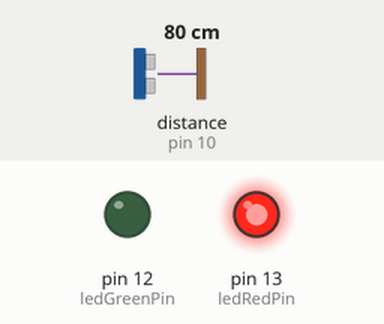
Bench run of a sketch on a simulated Arduino Uno, built with avr-gcc and run on an emulated ATmega328P. Shown: output pins drawn as LEDs (lit = HIGH). Wiring (inferred from the names in the program): ultrasonic range finder: trigger pin 9; echo pin 10. The test bench sets the inputs (shaded band); at power-on: distance to the obstacle (sensor on pin 10) 80 cm. The echo pulse lasts 58.3 µs per cm; pins used as bus, display or sensor lines are not drawn.

Above: at 1.2 s.
1.3 s: distance to the obstacle (sensor on pin 10) set to 12 cm
2.8 s: distance to the obstacle (sensor on pin 10) set to 9 cm
At 3.7 s:
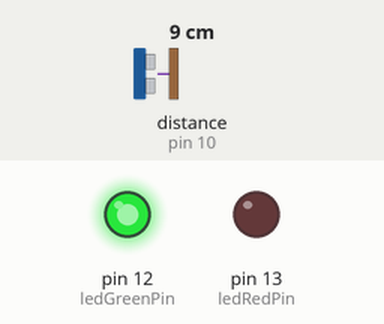
Timing chart, 0 to 5.8 s (numbered marks = the images above; inputs shaded):
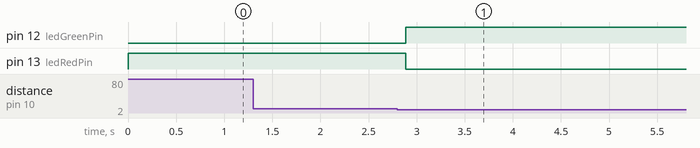

The sketch:

main.ino
```cpp
const int trigPin = 9;
const int echoPin = 10;
const int ledGreenPin = 12;
const int ledRedPin = 13;

void setup() {
  pinMode(trigPin, OUTPUT);
  pinMode(echoPin, INPUT);
  pinMode(ledRedPin, OUTPUT);
  pinMode(ledGreenPin, OUTPUT);
  digitalWrite(ledGreenPin, LOW);
  digitalWrite(ledRedPin, HIGH);
}

void loop() {
  long duration, distance;

  digitalWrite(trigPin, LOW);
  delayMicroseconds(2);
  digitalWrite(trigPin, HIGH);
  delayMicroseconds(10);
  digitalWrite(trigPin, LOW);

  duration = pulseIn(echoPin, HIGH);

  distance = duration * 0.034 / 2;

  if (distance < 10) {
    digitalWrite(ledGreenPin, HIGH);
    digitalWrite(ledRedPin, LOW);
    delay(10000);
  } else {
    digitalWrite(ledGreenPin, LOW);
    digitalWrite(ledRedPin, HIGH);
  }

  delay(100);
}
```

Measured:
- the behaviour switches between 11 and 10 cm on distance to the obstacle (sensor on pin 10) (found by bisection; images 0 and 1)
- after the input at 1.3 s, every drawn part: stays the same
- after the input at 2.8 s, pin 12 (ledGreenPin): LOW → HIGH after 0.09 s; pin 13 (ledRedPin): HIGH → LOW after 0.09 s
